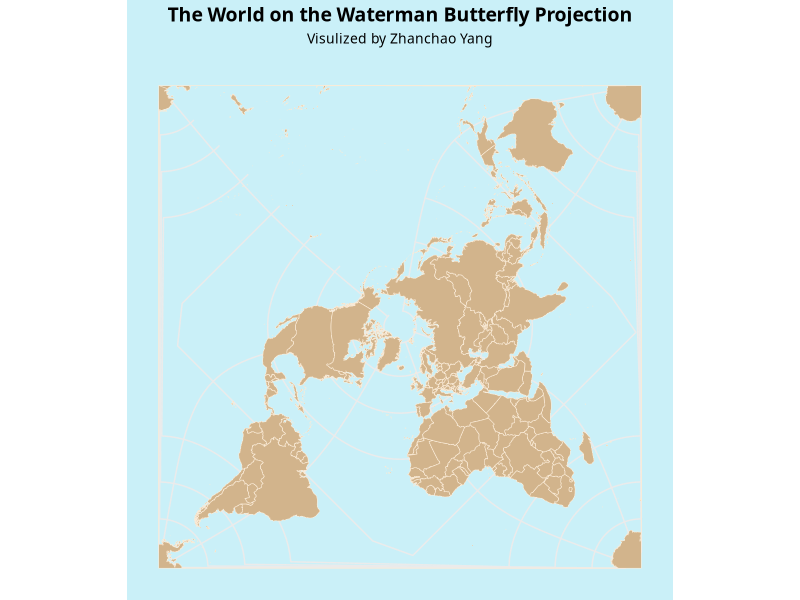

This figure's R source:
library(tidyverse)
library(rnaturalearth)
library(sf)
library(ggplot2)
  

proj <- "+proj=peirce_q +lon_0=25 +shape=square"




world <- ne_countries(scale = "medium",returnclass = "sf") %>% 
  st_transform(crs = proj)
  


ggplot() +
  geom_sf(data = world, fill = "tan", color = "antiquewhite") + 
  labs(title = "The World on the Waterman Butterfly Projection",
       subtitle = "Visulized by Zhanchao Yang"
) +
  theme_minimal() +
  theme(plot.title = element_text(face = "bold",
                                    size = 14,
                                    hjust = 0.5,
                                    margin = margin(0, 0, -5, 0),
                                    family = "AppleGothic"),
        plot.subtitle = element_text(size = 10,
                                     hjust = 0.5,
                                     margin = margin(10, 0, 10, 0),
                                     family = "AppleGothic"),
        panel.background = element_rect(fill = "#caf0f8", colour = NA),
        plot.background = element_rect(fill = "#caf0f8", colour = NA)
)
  
  
